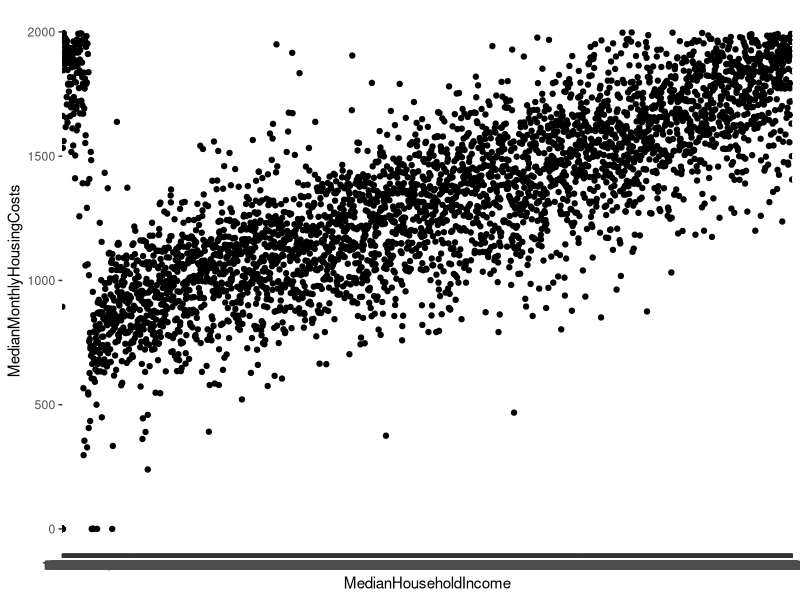

Write R code to recreate this figure. (Note: this script raises an error after producing the figure.)
## ---- chunk 1
knitr::opts_chunk$set(echo = FALSE, 
                      message = FALSE)
## ---- chunk 2
library(tidyverse)
library(here)
library(knitr)
library(kableExtra)
library(caret)
## ---- chunk 3
training <- read_csv(here("Homework 4", "Data", "training_data_final.csv"))

selection <- training %>%
  select(MedianHouseholdIncome, MedianMonthlyHousingCosts)

ggplot(selection, mapping = aes(x = MedianHouseholdIncome, y = MedianMonthlyHousingCosts)) +
  geom_point()

trainingrf <- train(MedianMonthlyHousingCosts ~ MedianHouseholdIncome, 
      data = selection, 
      method = "lm")

trainingrf
